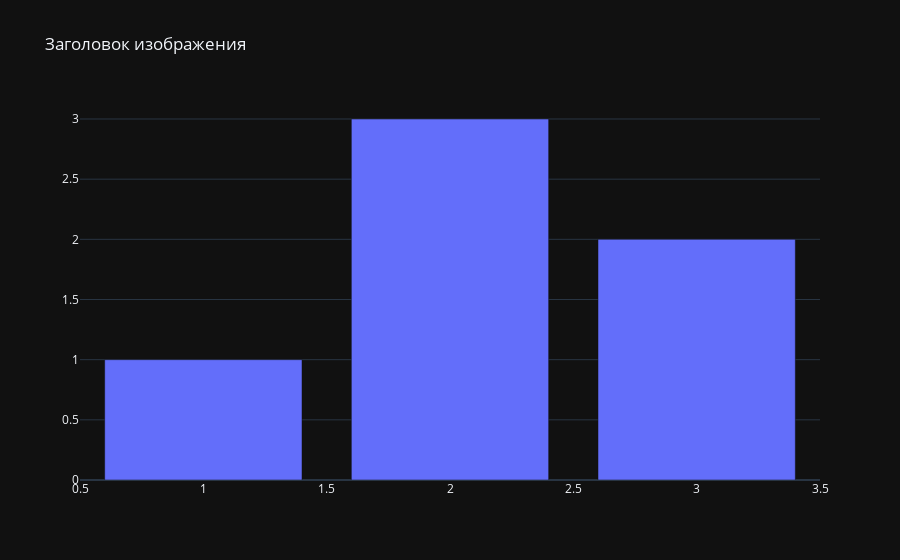

Here is the notebook cell this chart was saved with:
### Code cell
import plotly.graph_objects as go

fig = go.Figure(
    # список трейсов
    data = [
        go.Bar(
            x=[1, 2, 3],
            y=[1, 3, 2]
        )
    ],
    # описание фигуры
    layout=go.Layout(
        title='Заголовок изображения',
        template='plotly_dark'
    )
)
fig.show()

### Figure 1 — Plotly figure (JSON) as saved in the notebook; plotly's stock layout.template omitted (floating-point values rounded to 4 significant figures)
{"data": [{"type": "bar", "x": [1, 2, 3], "y": [1, 3, 2]}], "layout": {"title": {"text": "Заголовок изображения"}}}
